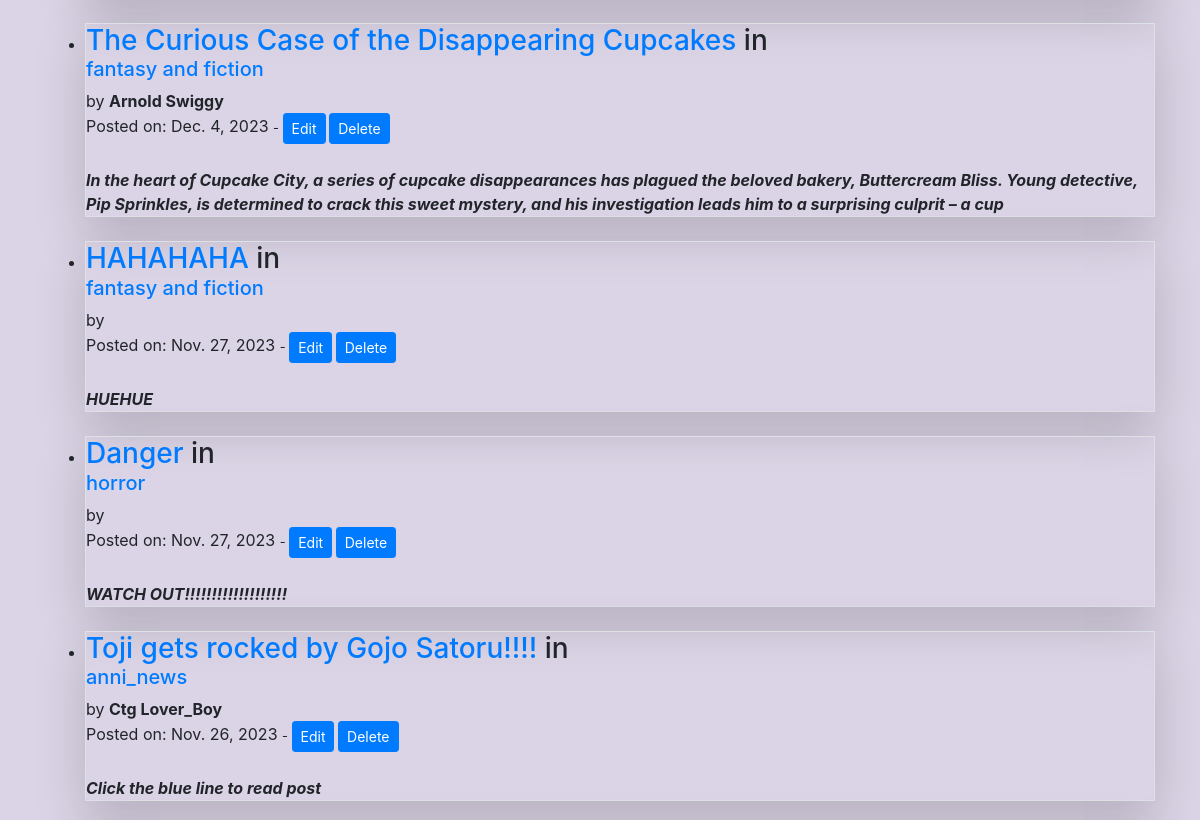
The app's page / (signed in, middle part), older data.
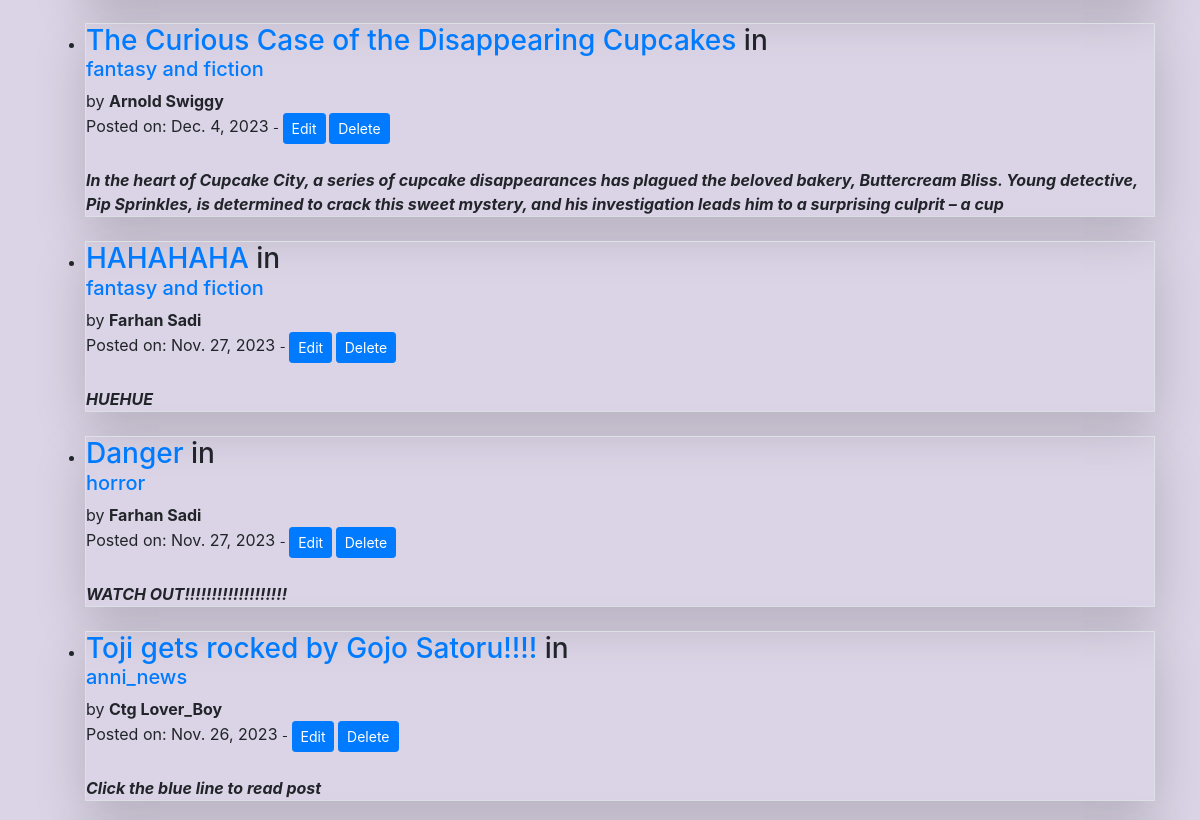
The same page, newer data.
### ISO_Blog/models.py (models this page shows, shortened)
class Post(models.Model):
    title=models.CharField(max_length=255)
    header_image= models.ImageField(null=True, blank=True, upload_to="images/profile")
    title_tag=models.CharField(max_length=255)
    author=models.ForeignKey(User, on_delete=models.CASCADE)
    body=RichTextField(blank=True, null=True)
    post_date=models.DateField(auto_now_add=True)
    category=models.CharField(max_length=255, default='uncategorized')
    likes = models.ManyToManyField(User, related_name='blog_posts')
    snippet=models.CharField(max_length=255)

### ISO_Blog/views.py (the view)
# urls.py: path('', Homeview.as_view(), name='Home'),
class Homeview(ListView):
    model=Post
    template_name='home.html'
    ordering=['-post_date']
    def get_context_data(self, *args, **kwargs):
        cat_menu = Category.objects.all()
        context = super(Homeview, self).get_context_data(*args, **kwargs)
        context["cat_menu"] = cat_menu
        return context

### ISO_Blog/models.py (called while the page is built)
    def __str__(self):
        return self.name

### ISO_Blog/templates/home.html (shortened to what this page needs)
{% extends 'base.html' %}
{% block content %}
<ul>
{% for post in object_list %}
    <br/>
    <div id="box" class="border shadow-lg">
        <li><h3><a href="{% url 'post_details' post.pk %}">{{post.title}}</a> in <a href="{%url 'category' post.category|slugify %}">
        <h5>{{ post.category }}</h5></a></h3>
        by <b>{{ post.author.first_name }}
        {{ post.author.last_name }}</b> </br>
        Posted on: {{ post.post_date }}
        <small>
            {% if user.is_authenticated %}
                {% if user.id == post.author.id or user.is_superuser %}
                    - <a href="{% url 'update_post' post.pk %}"><button type="button" class="btn btn-primary btn-sm">Edit</button></a>
                    <a href="{% url 'delete_post' post.pk %}"><button type="button" class="btn btn-primary btn-sm">Delete</button></a>
                {% endif %}
            {% endif %}
        </small><br/><I><b>
            {{post.snippet}}
        </I></b>
    </li>
    </div>
{% endfor %}
</ul>
{% endblock %}

Row changes from the older to the newer data that the page shows:
changed through a linked row, Post "HAHAHAHA": author.first_name (not shown) → "Farhan"; author.last_name (not shown) → "Sadi"
changed through a linked row, Post "Danger": author.first_name (not shown) → "Farhan"; author.last_name (not shown) → "Sadi"
